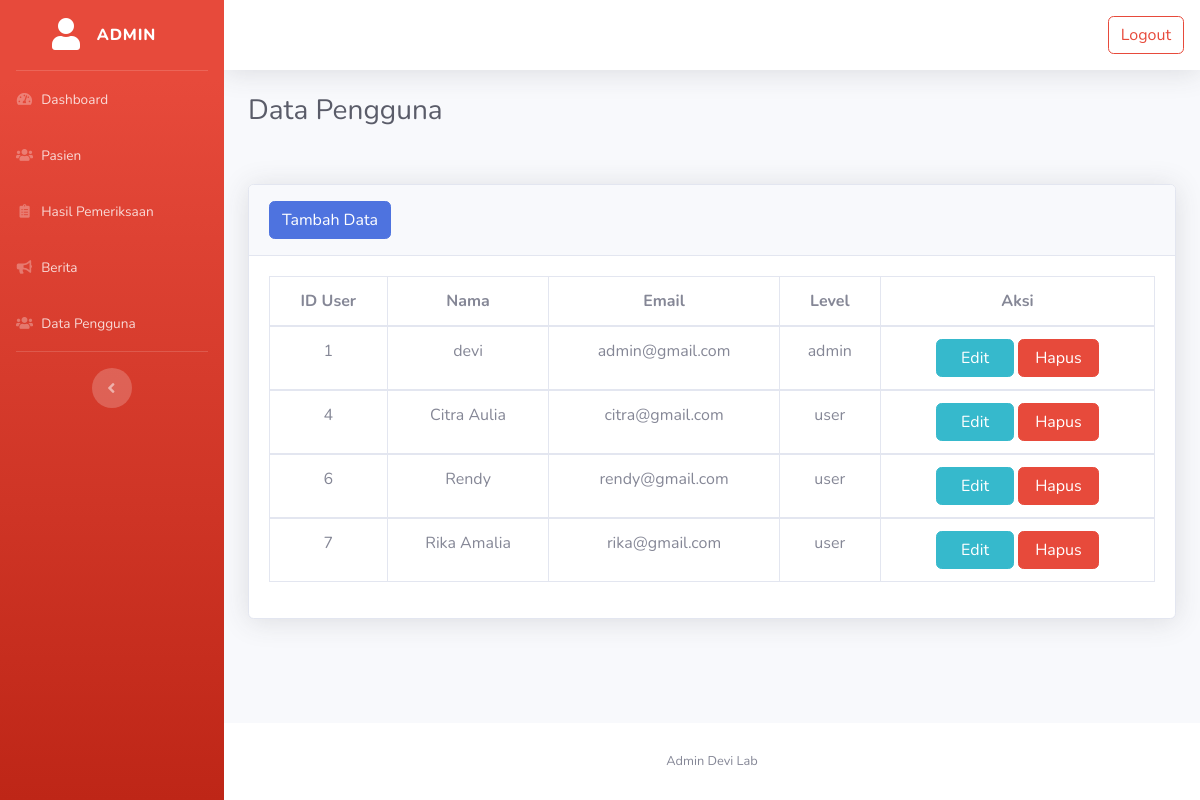
The page /admin/pengguna.php (signed in) on the database its author committed.
### tables this page shows
CREATE TABLE `user` (
  `Id_user` int(11) NOT NULL,
  `nama_user` varchar(99) NOT NULL,
  `email` varchar(99) NOT NULL,
  `password` varchar(99) NOT NULL,
  `level` varchar(10) NOT NULL
);

### admin/pengguna.php (the view, shortened to what this page needs)
<?php
include('../koneksi.php');
?>
<!DOCTYPE html>
<html lang="en">
<head>
    <link href="vendor/fontawesome-free/css/all.min.css" rel="stylesheet" type="text/css">
    <link href="css/sb-admin-2.min.css" rel="stylesheet">
</head>
<body id="page-top">
    <div id="wrapper">
       <?php include('sidebar.php'); ?>
        <div id="content-wrapper" class="d-flex flex-column">
            <div id="content">
                <nav class="navbar navbar-expand navbar-light bg-white topbar mb-4 static-top shadow">
                    <ul class="navbar-nav ml-auto">
                        <a class="btn btn-outline-danger my-2 my-sm-0"  href="" data-toggle="modal" data-target="#logoutModal" >Logout</a>
                    </ul>
                </nav>
                <div class="container-fluid">
                    <h1 class="h3 mb-2 text-gray-800">Data Pengguna</h1>
                    <br><br>
                    <div class="card shadow mb-4">
                        <div class="card-header py-3">
                            <button type="button" class="btn btn-primary" data-toggle="modal" data-target="#tambahModal" >Tambah Data</button>
                        </div>
                        <div class="card-body">
                            <div class="table-responsive">
                                <table class="table table-bordered" id="dataTable" width="100%" cellspacing="0">
                                    <thead>
                                        <tr class="text-center">
                                            <th>ID User</th>
                                            <th>Nama</th>
                                            <th>Email</th>
                                            <th>Level</th>
                                            <th>Aksi</th>
                                        </tr>
                                    </thead>
                                    <tbody>
                                    <?php
                                    $data = mysqli_query($koneksi, "SELECT * FROM user");
                                    while($d = mysqli_fetch_array($data)){
                                    ?>
                                        <tr class="text-center">
                                            <td><?= $d['Id_user'];?></td>
                                            <td><?= $d['nama_user'];?></td>
                                            <td><?= $d['email'];?></td>
                                            <td><?= $d['level'];?></td>
                                            <td>
                                            <a class="btn btn-info my-2 my-sm-0 px-4" id="ubah"  data-toggle="modal" data-target="#editModal" data-id="<?=$d['Id_user']; ?>" data-nama="<?=$d['nama_user']; ?>" data-email="<?=$d['email']; ?>"  data-password="<?=$d['password']; ?>"  data-level="<?=$d['level']; ?>" >Edit</a>
                                            <a href="hapus/hapus_pengguna.php?id=<?= $d['Id_user'] ?>" class="btn btn-danger my-2 my-sm-0 px-3" onclick="return confirm ('Apa kamu yakin ingin menghapus data tersebut ?')" >Hapus</a>
                                            </td>
                                        </tr>
                                    </tbody>
                                    <?php
                                    }
                                    ?>
                                </table>
                            </div>
                        </div>
                    </div>
                </div>
            </div>
        </div>
            <footer class="sticky-footer bg-white">
                <div class="container my-auto">
                    <div class="copyright text-center my-auto">
                        <span>Admin Devi Lab</span>
                    </div>
                </div>
            </footer>
        </div>
</body>
</html>

### admin/sidebar.php
<ul class="navbar-nav bg-gradient-danger sidebar sidebar-dark accordion" id="accordionSidebar">
    <a class="sidebar-brand d-flex align-items-center justify-content-center" href="index.php">
        <div class="sidebar-brand-icon ">
            <i class="fas fa-user"></i>
        </div>
        <div class="sidebar-brand-text mx-3">Admin</div>
    </a>
    <hr class="sidebar-divider my-0">
    <li class="nav-item">
        <a class="nav-link" href="index.php">
            <i class="fas fa-fw fa-tachometer-alt"></i>
            <span>Dashboard</span></a>
    </li>
    <li class="nav-item">
        <a class="nav-link" href="pasien.php">
            <i class="fas fa-fw fa-users"></i>
            <span>Pasien</span></a>
    </li>
    <li class="nav-item">
        <a class="nav-link" href="hasil.php">
            <i class="fas fa-fw fa-clipboard-list"></i>
            <span>Hasil Pemeriksaan</span></a>
    </li>
    <li class="nav-item">
        <a class="nav-link" href="berita.php">
            <i class="fas fa-fw fa-bullhorn"></i>
            <span>Berita</span></a>
    </li>
    <li class="nav-item">
        <a class="nav-link" href="pengguna.php">
            <i class="fas fa-fw fa-users"></i>
            <span>Data Pengguna</span></a>
    </li>
    <hr class="sidebar-divider d-none d-md-block">
    <div class="text-center d-none d-md-inline">
        <button class="rounded-circle border-0" id="sidebarToggle"></button>
    </div>
</ul>

### rows shown on the page
user: Id_user "1", nama_user "devi", email "admin@gmail.com", level "admin"
user: Id_user "4", nama_user "Citra Aulia", email "citra@gmail.com", level "user"
user: Id_user "6", nama_user "Rendy", email "rendy@gmail.com", level "user"
user: Id_user "7", nama_user "Rika Amalia", email "rika@gmail.com", level "user"
